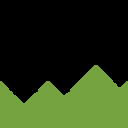

Tiled map render using the project's own tile images. Description and the whole map definition, tile-layer contents included, below:
An orthogonal 16x16 tile map with 8x8 px tiles, 1 tile layer (Tile Layer 1).

<map version="1.10" tiledversion="1.11.2" orientation="orthogonal" renderorder="right-down" width="16" height="16" tilewidth="8" tileheight="8" infinite="0" nextlayerid="2" nextobjectid="1">
 <editorsettings>
  <export target="../background.lua" format="lua" />
 </editorsettings>
 <tileset firstgid="1" name="mountainspritesheet" tilewidth="8" tileheight="8" tilecount="7" columns="7">
  <image source="../mountainspritesheet.png" width="56" height="8" />
 </tileset>
 <layer id="1" name="Tile Layer 1" width="16" height="16">
  <data encoding="csv">
0,0,0,0,0,0,0,0,0,0,0,0,0,0,0,0,
0,0,0,0,0,0,0,0,0,0,0,0,0,0,0,0,
0,0,0,0,0,0,0,0,0,0,0,0,0,0,0,0,
0,0,0,0,0,0,0,0,0,0,0,0,0,0,0,0,
0,0,0,0,0,0,0,0,0,0,0,0,0,0,0,0,
0,0,0,0,0,0,0,0,0,0,0,0,0,0,0,0,
0,0,0,0,0,0,0,0,0,0,0,0,0,0,0,0,
0,0,0,0,0,0,0,0,0,0,0,0,0,0,0,0,
0,0,0,0,0,0,0,0,0,0,0,6,7,0,0,0,
0,0,0,0,0,0,0,0,0,0,1,3,3,2,0,0,
7,0,0,0,0,6,7,0,0,1,3,3,3,3,4,6,
3,4,0,0,5,3,3,2,5,3,3,3,3,3,3,3,
3,3,2,1,3,3,3,3,3,3,3,3,3,3,3,3,
3,3,3,3,3,3,3,3,3,3,3,3,3,3,3,3,
3,3,3,3,3,3,3,3,3,3,3,3,3,3,3,3,
3,3,3,3,3,3,3,3,3,3,3,3,3,3,3,3
</data>
 </layer>
</map>
